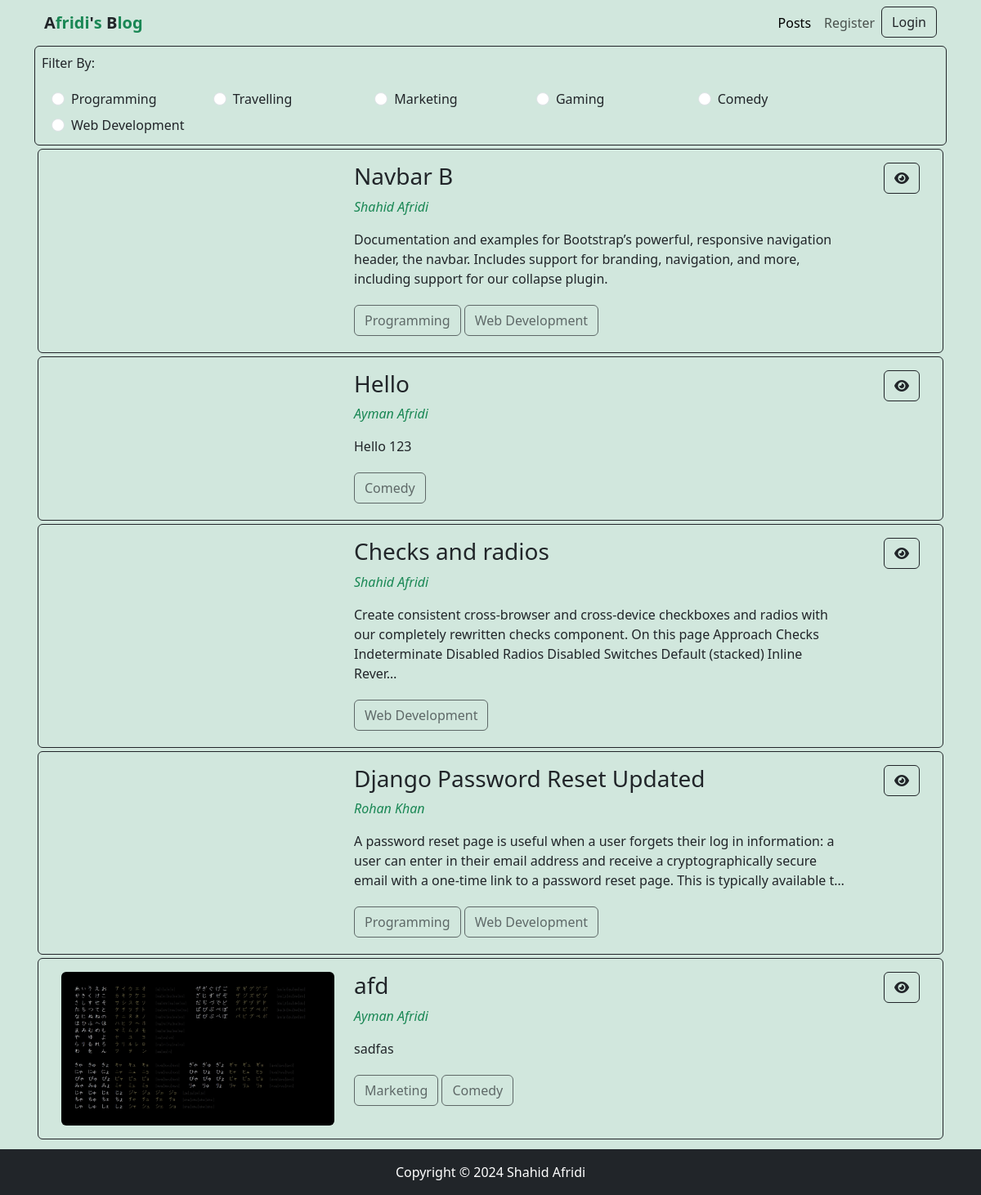
Before: / with the older database file.
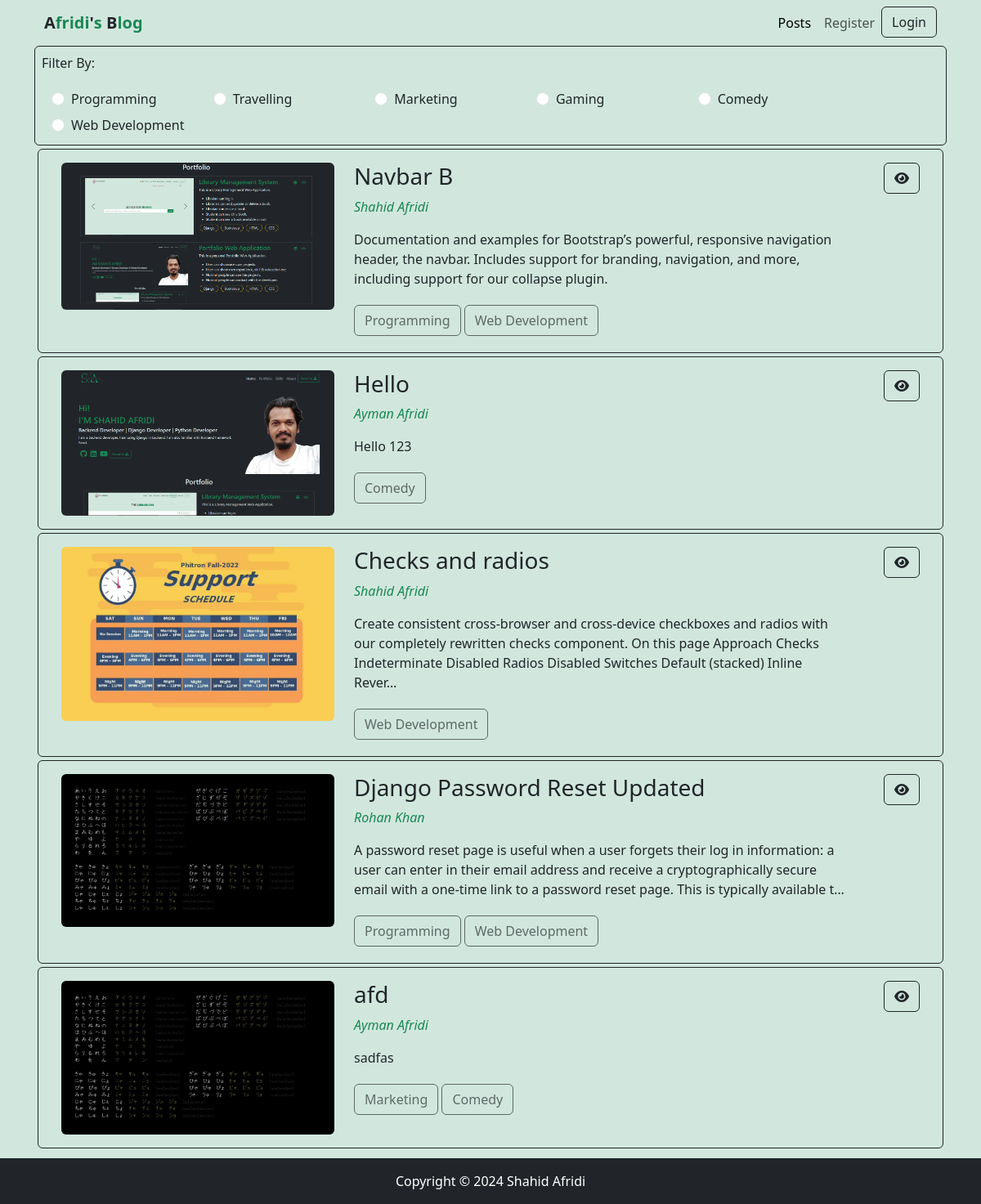
After: the same page with the newer database file.
### categories/models.py (models this page shows, shortened)
class Category(models.Model):
    name = models.CharField(max_length=100)
    slug = models.SlugField(max_length=100, unique=True, null=True, blank=True)

### posts/models.py (models this page shows)
class Post(models.Model):
    title = models.CharField(max_length=255)
    content = models.TextField()
    category = models.ManyToManyField(Category)
    author = models.ForeignKey(User, on_delete=models.CASCADE)
    image = models.ImageField(upload_to='posts/uploads/', blank=True, null=True)

### posts/views.py (the view)
# urls.py: path('', include('posts.urls')),
def posts(request, category_slug = None):
    posts = Post.objects.all()
    if category_slug is not None:
        category = Category.objects.get(slug = category_slug)
        posts = Post.objects.filter(category=category)
    categories = Category.objects.all()
    context = {
        'posts' : posts,
        'categories':categories
    }
    return render(request, 'posts/posts.html', context)

### posts/templates/posts/posts.html (shortened to what this page needs)
{% extends "base.html" %}
{% block content %}
<div class="container border border-dark rounded p-2">
    <p>Filter By:</p>
    <div class="d-flex row px-3">
        {% for category in categories %}
            <div class="form-check mx-2 col-md-2 m-1">
                <input class="form-check-input" type="radio" name="category" id="{{category.id}}">
                <label class="form-check-label" for="{{category.id}}">
                    <a class="text-decoration-none text-dark" href="{% url "category_wise_posts" category.slug %}">{{category.name}}</a>
                </label>
            </div>
        {% endfor %}
    </div>
</div>
{% for post in posts %}
    <div>
        <div class="p-3 border border-dark rounded m-1 row d-flex ">
            <div class="col-md-4">
                {% if post.image %}
                <a href="{% url "post_details" post.id %}">
                    <img class="w-100 rounded" src="{{post.image.url}}" alt="">
                </a>
                {% endif %}
            </div>
            <div class="col-md-7 ">
                <a class="text-decoration-none text-dark " href="{% url "post_details" post.id %}">
                    <h3 class="">{{post.title}}</h3>
                </a>
                <p class=''><a class="text-decoration-none text-success fst-italic" href="{% url "profile" %}">{{post.author.first_name}} {{post.author.last_name}}</a></p>
                <P>{{post.content | truncatechars:240}}</P>
                <div>
                    {% for c in post.category.all %}
                        <button class="btn btn-outline-dark my-1" disabled>{{c.name}}</button>
                    {% endfor %}
                </div>
            </div>
            <div class="col-md-1 text-end">
                    <p><a class="btn btn-outline-dark" href="{% url "post_details" post.id %}"><i class="fa fa-eye"></i></a></p>
            </div>
        </div>
    </div>
{% endfor %}
{% endblock content %}

### templates/base.html (shortened to what this page needs)
<!doctype html>
<html lang="en">
  <head>
    <link rel="stylesheet" href="https://cdnjs.cloudflare.com/ajax/libs/font-awesome/6.5.2/css/all.min.css" />
    <link href="https://cdn.jsdelivr.net/npm/bootstrap@5.3.3/dist/css/bootstrap.min.css" rel="stylesheet">
</head>
  <body class=' bg-success-subtle'>
    <div class="container content">
        {% include "navbar.html" %}
        {% block content %}
        {% endblock content %}
    </div>
    {% include "footer.html" %}
  </body>
</html>

### templates/navbar.html (shortened to what this page needs)
<nav class="navbar navbar-expand-lg bg-success-subtle">
    <div class="container-fluid">
      <a class="navbar-brand text-success fw-bold" href="{% url "posts" %}"><span class='text-dark fw-bolder'>A</span>fridi<span class='text-dark fw-bolder'>'</span>s <span class='text-dark fw-bolder'>B</span>log </a>
      <div class="collapse navbar-collapse" id="navbarSupportedContent">
        <ul class="navbar-nav ms-auto mb-2 mb-lg-0">
          <li class="nav-item ">
            <a class="nav-link active" aria-current="page" href="{% url "posts" %}">Posts</a>
          </li>
        {% if request.user.is_authenticated %}
        <li class="nav-item">
          <a class="nav-link" href="{% url "add_post" %}">Add Post</a>
        </li>
        <li class="nav-item">
          <a class="nav-link" href="{% url "profile" %}">Profile</a>
        </li>
        <li class="nav-item">
          <a class="btn btn-outline-dark" href="{% url "logout" %}">Logout</a>
        </li>
        {% else %}
        <li class="nav-item">
          <a class="nav-link" href="{% url "register" %}">Register</a>
        </li>
        <li class="nav-item">
          <a class="btn btn-outline-dark" href="{% url "login" %}">Login</a>
        </li>
        {% endif %}
      </div>
    </div>
  </nav>

### templates/footer.html
<div class="bg-dark p-3 mt-2">
    <p class="text-center text-white p-0 m-0">Copyright © 2024 Shahid Afridi</p>
</div>

### templates/base.html (style rules this page uses)
html, body { height: 100%; margin: 0; }
body { display: flex; flex-direction: column; }
.content { flex: 1; }

Changed rows visible on the page:
changed Post "Navbar B": image: picture added
changed Post "Hello": image: picture added
changed Post "Checks and radios": image: picture added
changed Post "Django Password Reset Updated": image: picture added
